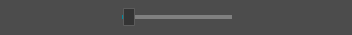
<?xml version="1.0" encoding="UTF-8"?>
<ui version="4.0">
 <class>Form</class>
 <widget class="QWidget" name="Form">
  <property name="geometry">
   <rect>
    <x>0</x>
    <y>0</y>
    <width>352</width>
    <height>35</height>
   </rect>
  </property>
  <property name="sizePolicy">
   <sizepolicy hsizetype="Preferred" vsizetype="Fixed">
    <horstretch>0</horstretch>
    <verstretch>0</verstretch>
   </sizepolicy>
  </property>
  <property name="minimumSize">
   <size>
    <width>0</width>
    <height>35</height>
   </size>
  </property>
  <property name="maximumSize">
   <size>
    <width>16777215</width>
    <height>100</height>
   </size>
  </property>
  <property name="windowTitle">
   <string>Form</string>
  </property>
  <property name="styleSheet">
   <string notr="true">QWidget#Form{
   background:rgba(52,52,52,128);
}
QWidget#controlBar{
   background:rgba(52,52,52,128);
}
QSlider::groove:horizontal {
     border: 1px solid #999999;
     height:2px;
    /* the groove expands to the size of the slider by default. by giving it a height, it has a fixed size */
     background: grey;
     
 }
QSlider::handle:horizontal {
     background: rgb(52,52,52);
     border: 1px solid #5c5c5c;
     width:10px;
     height:16px;
     
     margin: -8px 0px;  /*handle is placed by default on the contents rect of the groove. Expand outside the groove */
     border-radius: 1px;
 }
 QSlider::add-page:horizontal {
     background: grey;
 }

 QSlider::sub-page:horizontal {
     background: rgb(0, 137, 156);
     height:3px;
 }



.QPushButton{border-style:hidden;background-repeat: no-repeat;background-position:center;}
QPushButton#slowBtn{background-image: url(:/img/img/slower2.png);}
QPushButton#slowBtn:hover{background-image: url(:/img/img/slower2_on.png);}
QPushButton#fastBtn{background-image: url(:/img/img/faster2.png);}
QPushButton#fastBtn:hover{background-image: url(:img/img/faster2_on.png);}
QPushButton#openBtn{background-image: url(:/img/img/icon7.png);}
QPushButton#openBtn:hover{background-image: url(:/img/img/icon7_on.png);}
QPushButton#pauseBtn {background-image: url(:/img/img/icon6.png);}
QPushButton#pauseBtn:hover{background-image: url(:/img/img/icon6_on.png);}
QPushButton#soundBtn {background-image: url(:/img/img/icon8_1.png);
}
QPushButton#soundBtn:hover{background-image: url(:/img/img/icon8_1_on.png);
}</string>
  </property>
  <widget class="QWidget" name="controlBar" native="true">
   <property name="geometry">
    <rect>
     <x>0</x>
     <y>0</y>
     <width>352</width>
     <height>35</height>
    </rect>
   </property>
   <property name="sizePolicy">
    <sizepolicy hsizetype="Expanding" vsizetype="Fixed">
     <horstretch>0</horstretch>
     <verstretch>0</verstretch>
    </sizepolicy>
   </property>
   <property name="minimumSize">
    <size>
     <width>100</width>
     <height>35</height>
    </size>
   </property>
   <property name="baseSize">
    <size>
     <width>530</width>
     <height>60</height>
    </size>
   </property>
   <property name="mouseTracking">
    <bool>true</bool>
   </property>
   <property name="styleSheet">
    <string notr="true"/>
   </property>
   <widget class="QWidget" name="widget_2" native="true">
    <property name="geometry">
     <rect>
      <x>100</x>
      <y>0</y>
      <width>150</width>
      <height>35</height>
     </rect>
    </property>
    <property name="sizePolicy">
     <sizepolicy hsizetype="Expanding" vsizetype="Fixed">
      <horstretch>0</horstretch>
      <verstretch>0</verstretch>
     </sizepolicy>
    </property>
    <property name="minimumSize">
     <size>
      <width>150</width>
      <height>35</height>
     </size>
    </property>
    <property name="maximumSize">
     <size>
      <width>111111</width>
      <height>35</height>
     </size>
    </property>
    <property name="baseSize">
     <size>
      <width>530</width>
      <height>25</height>
     </size>
    </property>
    <property name="mouseTracking">
     <bool>true</bool>
    </property>
    <widget class="QPushButton" name="slowBtn">
     <property name="geometry">
      <rect>
       <x>0</x>
       <y>7</y>
       <width>20</width>
       <height>20</height>
      </rect>
     </property>
     <property name="sizePolicy">
      <sizepolicy hsizetype="Fixed" vsizetype="Fixed">
       <horstretch>0</horstretch>
       <verstretch>0</verstretch>
      </sizepolicy>
     </property>
     <property name="minimumSize">
      <size>
       <width>20</width>
       <height>20</height>
      </size>
     </property>
     <property name="maximumSize">
      <size>
       <width>20</width>
       <height>20</height>
      </size>
     </property>
     <property name="mouseTracking">
      <bool>true</bool>
     </property>
     <property name="styleSheet">
      <string notr="true"/>
     </property>
     <property name="text">
      <string/>
     </property>
     <property name="flat">
      <bool>true</bool>
     </property>
    </widget>
    <widget class="QPushButton" name="fastBtn">
     <property name="geometry">
      <rect>
       <x>132</x>
       <y>7</y>
       <width>20</width>
       <height>20</height>
      </rect>
     </property>
     <property name="sizePolicy">
      <sizepolicy hsizetype="Fixed" vsizetype="Fixed">
       <horstretch>0</horstretch>
       <verstretch>0</verstretch>
      </sizepolicy>
     </property>
     <property name="minimumSize">
      <size>
       <width>18</width>
       <height>20</height>
      </size>
     </property>
     <property name="maximumSize">
      <size>
       <width>20</width>
       <height>20</height>
      </size>
     </property>
     <property name="mouseTracking">
      <bool>true</bool>
     </property>
     <property name="styleSheet">
      <string notr="true"/>
     </property>
     <property name="text">
      <string/>
     </property>
     <property name="flat">
      <bool>true</bool>
     </property>
    </widget>
    <widget class="QSlider" name="timeSlider">
     <property name="geometry">
      <rect>
       <x>22</x>
       <y>7</y>
       <width>110</width>
       <height>20</height>
      </rect>
     </property>
     <property name="sizePolicy">
      <sizepolicy hsizetype="Expanding" vsizetype="Fixed">
       <horstretch>0</horstretch>
       <verstretch>0</verstretch>
      </sizepolicy>
     </property>
     <property name="minimumSize">
      <size>
       <width>103</width>
       <height>20</height>
      </size>
     </property>
     <property name="maximumSize">
      <size>
       <width>16777215</width>
       <height>20</height>
      </size>
     </property>
     <property name="baseSize">
      <size>
       <width>340</width>
       <height>20</height>
      </size>
     </property>
     <property name="mouseTracking">
      <bool>true</bool>
     </property>
     <property name="styleSheet">
      <string notr="true"/>
     </property>
     <property name="orientation">
      <enum>Qt::Horizontal</enum>
     </property>
    </widget>
   </widget>
   <widget class="QWidget" name="widget_8" native="true">
    <property name="geometry">
     <rect>
      <x>0</x>
      <y>0</y>
      <width>100</width>
      <height>35</height>
     </rect>
    </property>
    <property name="sizePolicy">
     <sizepolicy hsizetype="Fixed" vsizetype="Fixed">
      <horstretch>0</horstretch>
      <verstretch>0</verstretch>
     </sizepolicy>
    </property>
    <property name="minimumSize">
     <size>
      <width>100</width>
      <height>35</height>
     </size>
    </property>
    <property name="maximumSize">
     <size>
      <width>100</width>
      <height>35</height>
     </size>
    </property>
    <property name="mouseTracking">
     <bool>true</bool>
    </property>
    <widget class="QPushButton" name="pauseBtn">
     <property name="geometry">
      <rect>
       <x>1</x>
       <y>5</y>
       <width>25</width>
       <height>25</height>
      </rect>
     </property>
     <property name="sizePolicy">
      <sizepolicy hsizetype="Fixed" vsizetype="Fixed">
       <horstretch>0</horstretch>
       <verstretch>0</verstretch>
      </sizepolicy>
     </property>
     <property name="minimumSize">
      <size>
       <width>25</width>
       <height>25</height>
      </size>
     </property>
     <property name="maximumSize">
      <size>
       <width>25</width>
       <height>25</height>
      </size>
     </property>
     <property name="baseSize">
      <size>
       <width>25</width>
       <height>25</height>
      </size>
     </property>
     <property name="mouseTracking">
      <bool>true</bool>
     </property>
     <property name="layoutDirection">
      <enum>Qt::LeftToRight</enum>
     </property>
     <property name="styleSheet">
      <string notr="true"/>
     </property>
     <property name="text">
      <string/>
     </property>
     <property name="flat">
      <bool>true</bool>
     </property>
    </widget>
    <widget class="QPushButton" name="openBtn">
     <property name="geometry">
      <rect>
       <x>27</x>
       <y>5</y>
       <width>25</width>
       <height>25</height>
      </rect>
     </property>
     <property name="sizePolicy">
      <sizepolicy hsizetype="Fixed" vsizetype="Fixed">
       <horstretch>0</horstretch>
       <verstretch>0</verstretch>
      </sizepolicy>
     </property>
     <property name="minimumSize">
      <size>
       <width>25</width>
       <height>25</height>
      </size>
     </property>
     <property name="maximumSize">
      <size>
       <width>25</width>
       <height>25</height>
      </size>
     </property>
     <property name="baseSize">
      <size>
       <width>25</width>
       <height>25</height>
      </size>
     </property>
     <property name="mouseTracking">
      <bool>true</bool>
     </property>
     <property name="styleSheet">
      <string notr="true"/>
     </property>
     <property name="text">
      <string/>
     </property>
     <property name="flat">
      <bool>true</bool>
     </property>
    </widget>
   </widget>
   <widget class="QWidget" name="widget_9" native="true">
    <property name="geometry">
     <rect>
      <x>250</x>
      <y>0</y>
      <width>100</width>
      <height>35</height>
     </rect>
    </property>
    <property name="sizePolicy">
     <sizepolicy hsizetype="Fixed" vsizetype="Fixed">
      <horstretch>0</horstretch>
      <verstretch>0</verstretch>
     </sizepolicy>
    </property>
    <property name="minimumSize">
     <size>
      <width>100</width>
      <height>35</height>
     </size>
    </property>
    <property name="maximumSize">
     <size>
      <width>100</width>
      <height>35</height>
     </size>
    </property>
    <property name="baseSize">
     <size>
      <width>140</width>
      <height>35</height>
     </size>
    </property>
    <property name="mouseTracking">
     <bool>true</bool>
    </property>
    <property name="layoutDirection">
     <enum>Qt::RightToLeft</enum>
    </property>
    <widget class="QPushButton" name="soundBtn">
     <property name="geometry">
      <rect>
       <x>0</x>
       <y>5</y>
       <width>25</width>
       <height>25</height>
      </rect>
     </property>
     <property name="sizePolicy">
      <sizepolicy hsizetype="Fixed" vsizetype="Fixed">
       <horstretch>0</horstretch>
       <verstretch>0</verstretch>
      </sizepolicy>
     </property>
     <property name="minimumSize">
      <size>
       <width>25</width>
       <height>25</height>
      </size>
     </property>
     <property name="maximumSize">
      <size>
       <width>25</width>
       <height>25</height>
      </size>
     </property>
     <property name="baseSize">
      <size>
       <width>35</width>
       <height>25</height>
      </size>
     </property>
     <property name="mouseTracking">
      <bool>true</bool>
     </property>
     <property name="layoutDirection">
      <enum>Qt::RightToLeft</enum>
     </property>
     <property name="styleSheet">
      <string notr="true"/>
     </property>
     <property name="text">
      <string/>
     </property>
     <property name="flat">
      <bool>true</bool>
     </property>
    </widget>
    <widget class="QWidget" name="volumeBar" native="true">
     <property name="geometry">
      <rect>
       <x>25</x>
       <y>7</y>
       <width>75</width>
       <height>20</height>
      </rect>
     </property>
     <property name="mouseTracking">
      <bool>true</bool>
     </property>
     <property name="styleSheet">
      <string notr="true"/>
     </property>
    </widget>
   </widget>
  </widget>
 </widget>
 <resources>
  <include location="mediaRes.qrc"/>
 </resources>
 <connections/>
</ui>
